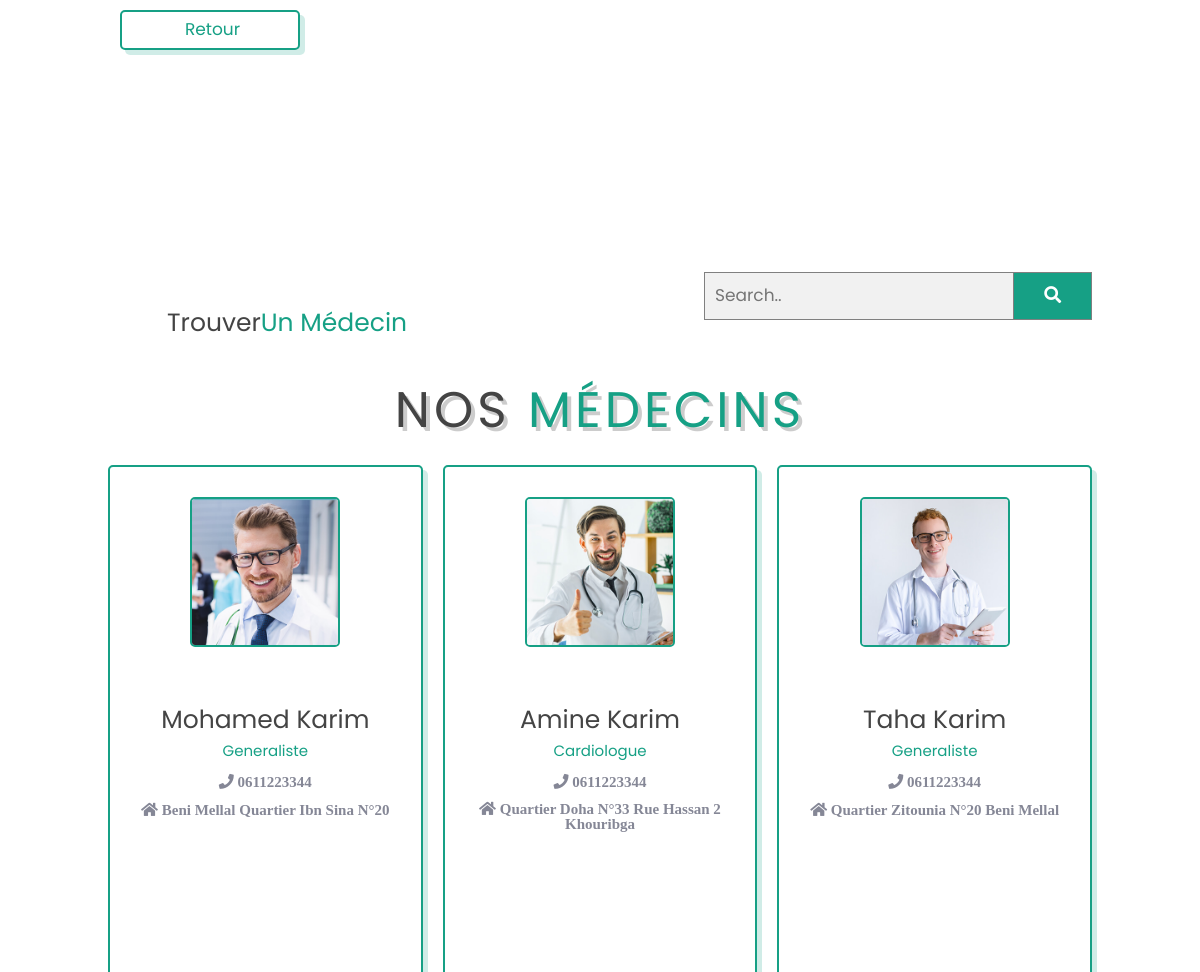
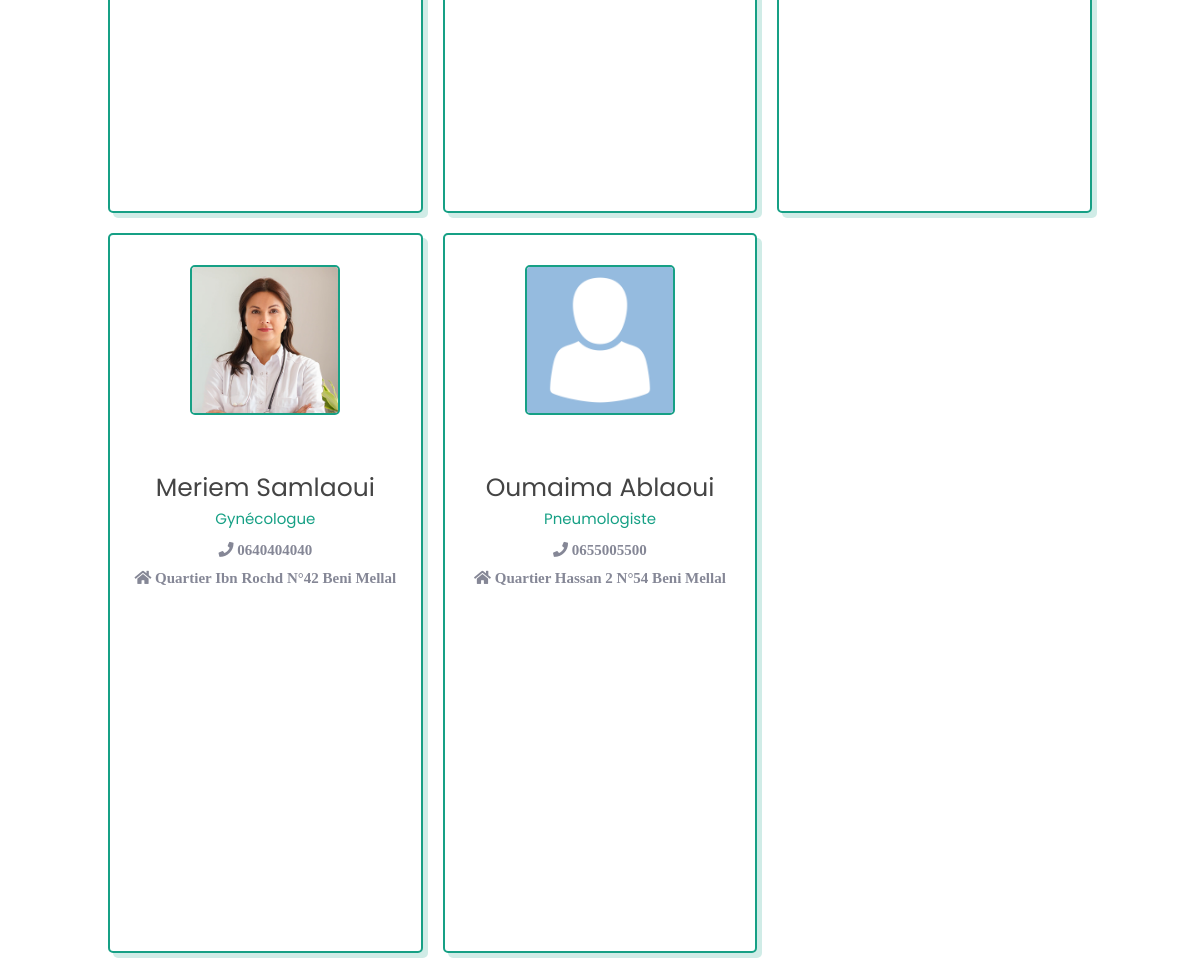
Page /patient/list-med.php on the committed database (2 pictures, top to bottom).
### tables this page shows
CREATE TABLE `medecin` (
  `inp` bigint(20) NOT NULL,
  `nom_complet` varchar(60) DEFAULT NULL,
  `daten` varchar(60) DEFAULT NULL,
  `genre` varchar(60) DEFAULT NULL,
  `specialite` varchar(60) DEFAULT NULL,
  `email` varchar(60) DEFAULT NULL,
  `tel` varchar(60) DEFAULT NULL,
  `adresse` text DEFAULT NULL,
  `username` varchar(60) DEFAULT NULL,
  `pwd` varchar(60) DEFAULT NULL,
  `img` varchar(60) NOT NULL,
  `status` varchar(60) DEFAULT NULL,
  `desc` text DEFAULT NULL,
  `sign` varchar(80) DEFAULT NULL
);

### patient/list-med.php (the view, shortened to what this page needs)
<?php
include '../connexion.php';
$requete= "select * from medecin ";
$res = mysqli_query($conx,$requete);
if(mysqli_num_rows($res)>0){
?>
<!DOCTYPE html>
<html lang="en">
<head>
    <link rel="stylesheet" href="https://cdnjs.cloudflare.com/ajax/libs/font-awesome/5.15.4/css/all.min.css">
     <link rel="stylesheet" href="../medecin/assets/bootstrap/css/bootstrap.min.css">
    <link rel="stylesheet" href="../style.css">
</head>
<body>
    <a href="../index.php"><button  type="button" class="btn btn-success">Retour </button></a>
<section class="doctors" id="doctors">
	<div class="search">
        <h1 class="chercher">Trouver<span>Un Médecin</span></h1>
        <form action="search_med_index.php" method="POST" class="search-form" >
            <input type="text" name="search" placeholder="Search.." >
            <button type="submit"><i class="fa fa-search"></i></button>
        </form>
     </div>
<h1 class="heading"> Nos <span>Médecins</span> </h1>
    <div class="box-container">
<?php  while($row=mysqli_fetch_array($res)){ ?>
	    <div class="flip">
            <div class="box">
            	<div class="box-front">
		            <img src=" <?php echo $row['img']; ?>" alt="">
		            <h3><?php echo $row['nom_complet']; ?></h3>
		            <span><?php echo $row['specialite']; ?></span>
                    <h4>
                    <p><i class="fa fa-phone">&nbsp<?php echo $row['tel']; ?></i></p>
                      <p><i class="fa fa-home">&nbsp<?php echo $row['adresse']; ?></i></p>
                      <br></h4>
		        </div>
            </div>
        </div>
<?php } ?>
    </div>
   </section>
</body>
</html>
<?php
  }
 ?>

### style.css (style rules this page uses)
:root { --green:#16a085; --black:#444; --light-color:#777; --box-shadow:.5rem .5rem 0 rgba(22, 160, 133, .2); --text-shadow:.4rem .4rem 0 rgba(0, 0, 0, .2); --border:.2rem solid var(--green); }
* { font-family: 'Poppins', sans-serif; margin:0; padding: 0; box-sizing: border-box; outline: none; border: none; text-transform: capitalize; transition: all .2s ease-out; text-decoration: none; }
html { font-size: 62.5%; overflow-x: hidden; scroll-padding-top: 7rem; scroll-behavior: smooth; }
section { padding:2rem 9%; }
.heading { text-align: center; padding-bottom: 2rem; text-shadow: var(--text-shadow); text-transform: uppercase; color:var(--black); font-size: 5rem; letter-spacing: .4rem; }
.heading span { text-transform: uppercase; color:var(--green); }
.btn { display: inline-block; width: 15vmin; margin-top: 1rem; margin-left: 10%; padding: .5rem; padding-left: 1rem; border:var(--border); border-radius: .5rem; box-shadow: var(--box-shadow); color:var(--green); cursor: pointer; font-size: 1.7rem; background: #fff; transition: 100ms; }
.doctors { position: relative; margin-top: 20vmin; margin-bottom: 20vmin; }
.doctors .box-container { display: grid; grid-template-columns: repeat(auto-fit, minmax(20rem, 1fr)); gap:2rem; }
.search { position: relative; height: 10vmin; width: 100%; }
.search h1 { color:var(--black); font-size: 2.5rem; margin-top: 4vmin; float: left; margin-left: 6%; }
.search span { color:var(--green); font-size: 2.5rem; }
.search form { position: absolute; right: 0; top: 10%; }
.search-form input[type=text] { padding: 10px; font-size: 17px; border: 1px solid grey; float: left; width: 80%; background: #f1f1f1; }
.search-form button { float: left; width: 20%; padding: 10px; background: var(--green); color: white; font-size: 17px; border: 1px solid grey; border-left: none; cursor: pointer; }
.search-form::after { content: ""; clear: both; display: table; }
.doctors .box-container .box { text-align: center; background:#fff; border-radius: .5rem; border:var(--border); box-shadow: var(--box-shadow); padding:2rem; }
.doctors .box-container .box img { height: 15rem; border:var(--border); border-radius: .5rem; margin-top: 1rem; margin-bottom: 1rem; }
.doctors .box-container .box h3 { color:var(--black); font-size: 2.5rem; margin-top: 4vmin; }
.doctors .box-container .box span { color:var(--green); font-size: 1.5rem; }

### patient/list-med.php (style rules this page uses)
section { width:100%; }
.doctors { position: absolute; top:0; width:100%; right: 0; }
.doctors .box-container { display:grid; grid-template-columns: repeat(3, minmax(20rem, 1fr)); gap:2rem; }
.doctors .box-container .box { height: 60vmin; }

### rows in the picture
medecin: img (picture), nom_complet "Mohamed Karim", specialite "Generaliste", tel "0611223344", adresse "Beni Mellal Quartier Ibn Sina N°20"
medecin: img (picture), nom_complet "Amine Karim", specialite "Cardiologue", tel "0611223344", adresse "Quartier Doha N°33 Rue Hassan 2 Khouribga"
medecin: img (picture), nom_complet "Taha Karim", specialite "Generaliste", tel "0611223344", adresse "Quartier Zitounia N°20 Beni Mellal"
medecin: img (picture), nom_complet "Meriem Samlaoui", specialite "Gynécologue", tel "0640404040", adresse "Quartier Ibn Rochd N°42 Beni Mellal"
medecin: img (placeholder picture), nom_complet "Oumaima Ablaoui", specialite "Pneumologiste", tel "0655005500", adresse "Quartier Hassan 2 N°54 Beni Mellal"
